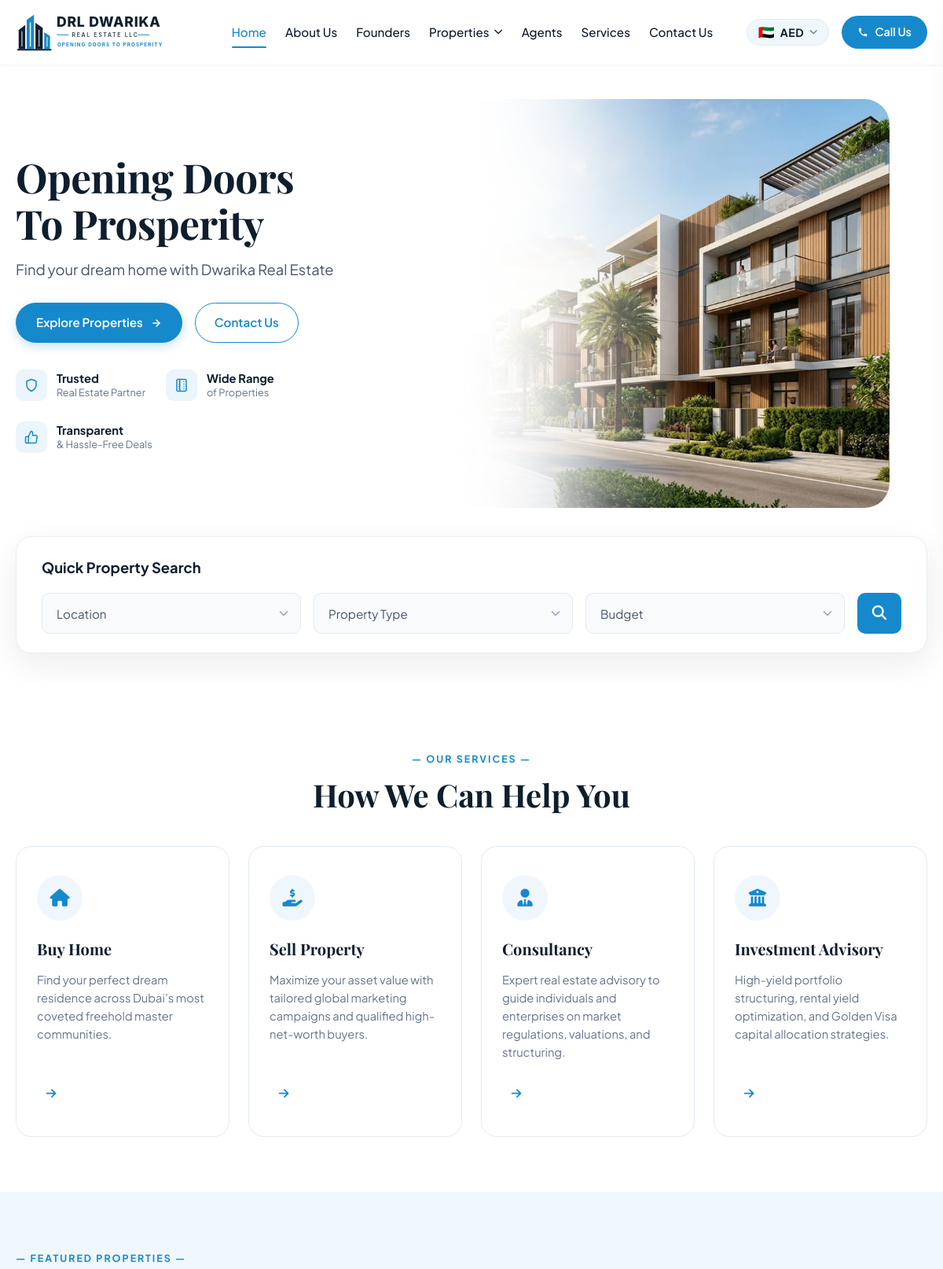
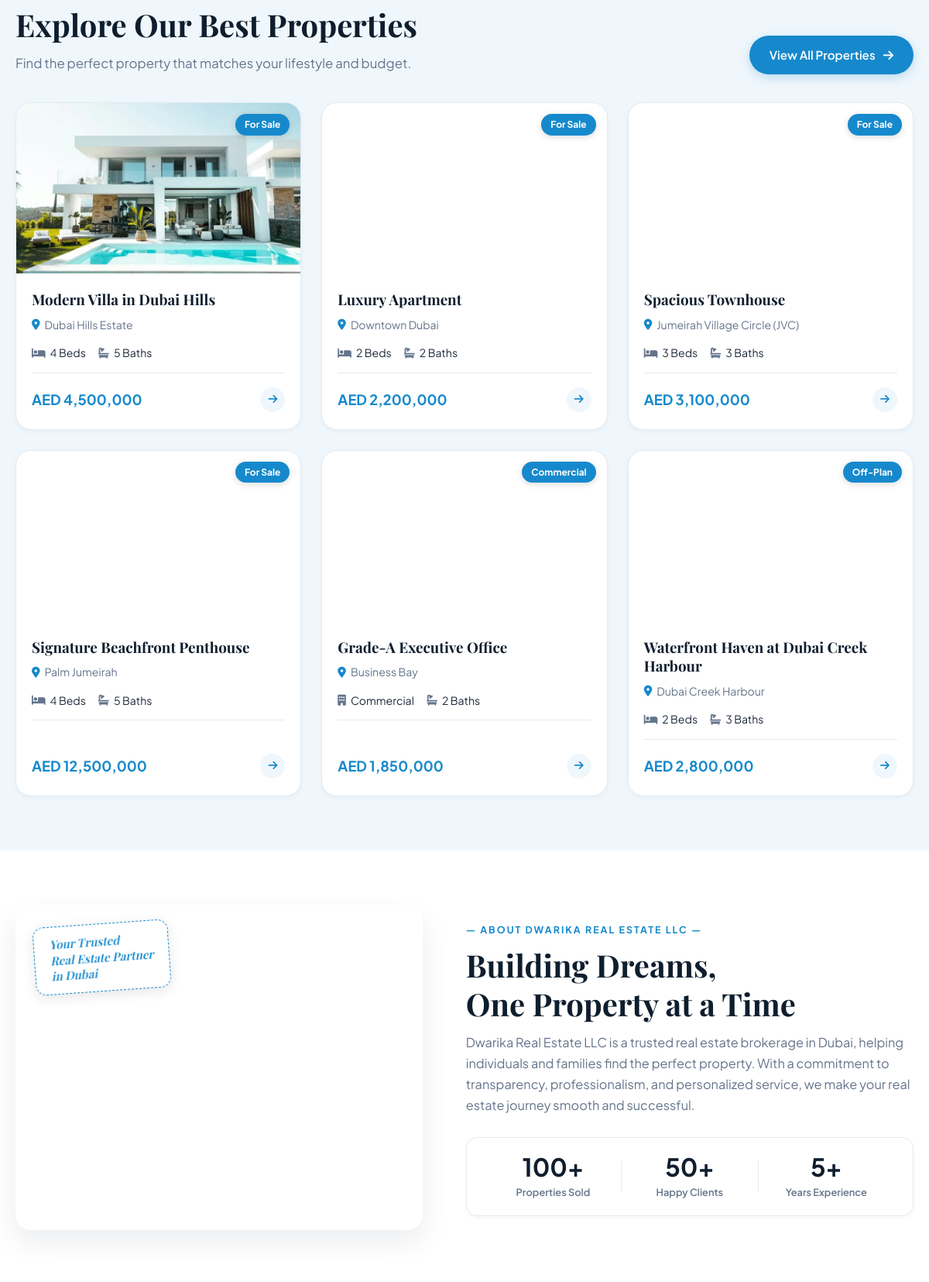
The page / (upper part) on the database its author committed (2 pictures, top to bottom).
### tables this page shows
CREATE TABLE `services` (
  `id` INT UNSIGNED AUTO_INCREMENT PRIMARY KEY,
  `title` VARCHAR(150) NOT NULL,
  `slug` VARCHAR(191) NOT NULL UNIQUE,
  `short_desc` TEXT NOT NULL,
  `full_desc` LONGTEXT NOT NULL,
  `icon` VARCHAR(60) NOT NULL DEFAULT 'fa-briefcase',
  `benefits` TEXT NULL,
  `process` TEXT NULL,
  `sort_order` INT NOT NULL DEFAULT 0,
  `is_active` TINYINT(1) NOT NULL DEFAULT 1,
  `meta_title` VARCHAR(255) NULL,
  `meta_description` TEXT NULL,
  `created_at` DATETIME NOT NULL DEFAULT CURRENT_TIMESTAMP,
  `updated_at` DATETIME NOT NULL DEFAULT CURRENT_TIMESTAMP ON UPDATE CURRENT_TIMESTAMP,
  INDEX `idx_services_active` (`is_active`, `sort_order`)
);

CREATE TABLE `properties` (
  `id` INT UNSIGNED AUTO_INCREMENT PRIMARY KEY,
  `title` VARCHAR(255) NOT NULL,
  `slug` VARCHAR(191) NOT NULL UNIQUE,
  `reference_code` VARCHAR(50) NOT NULL UNIQUE,
  `description` LONGTEXT NOT NULL,
  `price` DECIMAL(15, 2) NOT NULL DEFAULT 0.00,
  `currency` VARCHAR(10) NOT NULL DEFAULT 'AED',
  `price_prefix` VARCHAR(50) NULL COMMENT 'e.g. Starting from, Call for Price',
  `bedrooms` INT NOT NULL DEFAULT 0,
  `bathrooms` INT NOT NULL DEFAULT 0,
  `area_sqft` DECIMAL(10, 2) NOT NULL DEFAULT 0.00,
  `listing_type` ENUM('sale', 'rent', 'off-plan', 'commercial') NOT NULL DEFAULT 'sale',
  `property_type_id` INT UNSIGNED NOT NULL,
  `location_id` INT UNSIGNED NOT NULL,
  `agent_id` INT UNSIGNED NULL,
  `address` VARCHAR(255) NULL,
  `status` ENUM('published', 'draft', 'sold', 'rented', 'archived') NOT NULL DEFAULT 'published',
  `is_featured` TINYINT(1) NOT NULL DEFAULT 0,
  `featured_image` VARCHAR(255) NOT NULL,
  `virtual_tour_url` VARCHAR(255) NULL,
  `rera_permit` VARCHAR(100) NULL,
  `completion_year` VARCHAR(30) NULL,
  `furnished_status` ENUM('furnished', 'semi-furnished', 'unfurnished') NOT NULL DEFAULT 'unfurnished',
  `meta_title` VARCHAR(255) NULL,
  `meta_description` TEXT NULL,
  `views_count` INT UNSIGNED NOT NULL DEFAULT 0,
  `created_at` DATETIME NOT NULL DEFAULT CURRENT_TIMESTAMP,
  `updated_at` DATETIME NOT NULL DEFAULT CURRENT_TIMESTAMP ON UPDATE CURRENT_TIMESTAMP,
  CONSTRAINT `fk_properties_type` FOREIGN KEY (`property_type_id`) REFERENCES `property_types` (`id`) ON DELETE RESTRICT,
  CONSTRAINT `fk_properties_location` FOREIGN KEY (`location_id`) REFERENCES `locations` (`id`) ON DELETE RESTRICT,
  CONSTRAINT `fk_properties_agent` FOREIGN KEY (`agent_id`) REFERENCES `agents` (`id`) ON DELETE SET NULL,
  INDEX `idx_properties_status` (`status`),
  INDEX `idx_properties_listing_type` (`listing_type`),
  INDEX `idx_properties_featured` (`is_featured`),
  INDEX `idx_properties_agent` (`agent_id`),
  INDEX `idx_properties_price` (`price`),
  INDEX `idx_properties_bedrooms` (`bedrooms`),
  INDEX `idx_properties_created` (`created_at`)
);

CREATE TABLE `locations` (
  `id` INT UNSIGNED AUTO_INCREMENT PRIMARY KEY,
  `name` VARCHAR(150) NOT NULL,
  `slug` VARCHAR(191) NOT NULL UNIQUE,
  `city` VARCHAR(100) NOT NULL DEFAULT 'Dubai',
  `emirate` VARCHAR(100) NOT NULL DEFAULT 'Dubai',
  `description` TEXT NULL,
  `highlights` TEXT NULL,
  `is_featured` TINYINT(1) NOT NULL DEFAULT 0,
  `image_url` VARCHAR(255) NULL,
  `meta_title` VARCHAR(255) NULL,
  `meta_description` TEXT NULL,
  `created_at` DATETIME NOT NULL DEFAULT CURRENT_TIMESTAMP,
  `updated_at` DATETIME NOT NULL DEFAULT CURRENT_TIMESTAMP ON UPDATE CURRENT_TIMESTAMP,
  INDEX `idx_locations_featured` (`is_featured`),
  INDEX `idx_locations_city` (`city`)
);

### app/Views/components/property-card.php (the view)
<?php
$badgeText = match($property['listing_type']) {
    'rent'       => 'For Rent',
    'off-plan'   => 'Off-Plan',
    'commercial' => 'Commercial',
    default      => 'For Sale'
};
$image = !empty($property['featured_image']) ? $property['featured_image'] : '/assets/images/villa-dubai-hills.jpg';
$webpImage = preg_replace('/\.(jpg|jpeg|png)$/i', '.webp', $image);
$beds = (int)($property['bedrooms'] ?? 0);
$baths = (int)($property['bathrooms'] ?? 0);
$locationName = $property['location_name'] ?? 'Dubai, UAE';
?>
<article class="property-card" data-id="<?= e((string)$property['id']) ?>">
  <div class="property-card-media">
    <a href="/property/<?= e($property['slug']) ?>" class="property-card-link" aria-label="<?= e($property['title']) ?>">
      <picture>
        <source srcset="<?= e($webpImage) ?>" type="image/webp">
        <img src="<?= e($image) ?>" alt="<?= e($property['title']) ?>" loading="lazy" decoding="async" width="380" height="240" class="property-card-img">
      </picture>
    </a>
    <span class="property-badge"><?= e($badgeText) ?></span>
  </div>
  <div class="property-card-body">
    <h3 class="property-card-title">
      <a href="/property/<?= e($property['slug']) ?>">
        <?= e($property['title']) ?>
      </a>
    </h3>
    <div class="property-card-location">
      <i class="fa-solid fa-location-dot"></i>
      <span><?= e($locationName) ?></span>
    </div>
    <div class="property-card-specs">
      <?php if ($beds > 0): ?>
        <span class="spec-item"><i class="fa-solid fa-bed"></i> <?= $beds ?> Beds</span>
      <?php else: ?>
        <span class="spec-item"><i class="fa-solid fa-building"></i> Commercial</span>
      <?php endif; ?>
      <?php if ($baths > 0): ?>
        <span class="spec-item"><i class="fa-solid fa-bath"></i> <?= $baths ?> Baths</span>
      <?php endif; ?>
    </div>
    <div class="property-card-footer">
      <div class="property-price">
        <?= format_price($property['price'], $property['currency'] ?? 'AED') ?>
      </div>
      <a href="/property/<?= e($property['slug']) ?>" class="property-arrow-link" aria-label="View details for <?= e($property['title']) ?>">
        <i class="fa-solid fa-arrow-right"></i>
      </a>
    </div>
  </div>
</article>

### app/Core/Router.php (shortened to what the rows shown need)
<?php
class Router
{
    private array $routes = [];
    private function addRoute(string $method, string $path, string|callable $handler, array $middlewares = []): self
    {
        $this->routes[] = [
            'method'      => $method,
            'path'        => '/' . trim($path, '/'),
            'handler'     => $handler,
            'middlewares' => $middlewares
        ];
        return $this;
    }
    public function dispatch(string $method, string $uri): void
    {
        $parsedUri = parse_url($uri, PHP_URL_PATH);
        $cleanUri = '/' . trim($parsedUri, '/');
        foreach ($this->routes as $route) {
            $pattern = preg_replace('/\{([a-zA-Z0-9_]+)\}/', '(?P<$1>[^/]+)', $route['path']);
            $pattern = '#^' . $pattern . '$#';
            if (preg_match($pattern, $cleanUri, $matches)) {
                $params = array_filter($matches, 'is_string', ARRAY_FILTER_USE_KEY);
                if (is_string($route['handler']) && str_contains($route['handler'], '@')) {
                    [$controllerName, $action] = explode('@', $route['handler']);
                    $controllerInstance = new $controllerClass();
                    call_user_func_array([$controllerInstance, $action], $params);
                    return;
                }
            }
        }
    }
}

### app/Views/frontend/home.php (shortened to what the rows shown need)
<section class="hero-section">
  <div class="container hero-container">
    <div class="hero-content">
      <h1 class="hero-title">
        Opening Doors<br>
        To Prosperity
      </h1>
      <p class="hero-subtitle">
        Find your dream home with Dwarika Real Estate
      </p>
      <div class="hero-cta-group">
        <a href="/properties" class="btn-primary-pill" id="btnHeroExplore">
          <span>Explore Properties</span>
          <svg width="14" height="14" viewBox="0 0 24 24" fill="none" stroke="currentColor" stroke-width="2.5" stroke-linecap="round" stroke-linejoin="round" aria-hidden="true"><line x1="5" y1="12" x2="19" y2="12"></line><polyline points="12 5 19 12 12 19"></polyline></svg>
        </a>
        <a href="/contact-us" class="btn-outline-pill" id="btnHeroContact">
          <span>Contact Us</span>
        </a>
      </div>
      <div class="hero-trust-badges">
        <div class="trust-badge-item">
          <div class="trust-icon">
            <svg width="18" height="18" viewBox="0 0 24 24" fill="none" stroke="currentColor" stroke-width="2" stroke-linecap="round" stroke-linejoin="round" aria-hidden="true"><path d="M12 22s8-4 8-10V5l-8-3-8 3v7c0 6 8 10 8 10z"></path></svg>
          </div>
          <div class="trust-text">
            <strong>Trusted</strong>
            <span>Real Estate Partner</span>
          </div>
        </div>
        <div class="trust-badge-item">
          <div class="trust-icon">
          </div>
          <div class="trust-text">
            <strong>Wide Range</strong>
            <span>of Properties</span>
          </div>
        </div>
        <div class="trust-badge-item">
          <div class="trust-icon">
            <svg width="18" height="18" viewBox="0 0 24 24" fill="none" stroke="currentColor" stroke-width="2" stroke-linecap="round" stroke-linejoin="round" aria-hidden="true"><path d="M14 9V5a3 3 0 0 0-3-3l-4 9v11h11.28a2 2 0 0 0 2-1.7l1.38-9a2 2 0 0 0-2-2.3zM7 22H4a2 2 0 0 1-2-2v-7a2 2 0 0 1 2-2h3"></path></svg>
          </div>
          <div class="trust-text">
            <strong>Transparent</strong>
            <span>&amp; Hassle-Free Deals</span>
          </div>
        </div>
      </div>
    </div>
    <div class="hero-media-wrap">
      <div class="hero-image-card">
        <picture>
          <source media="(max-width: 768px)" srcset="/assets/images/hero-building-mobile-v3.webp" type="image/webp">
          <source media="(min-width: 769px)" srcset="/assets/images/hero-building-v3.webp" type="image/webp">
          <img src="/assets/images/hero-building-mobile-v3.webp" alt="Luxury Dubai Residences - DRL Dwarika Real Estate" width="480" height="360" class="hero-img" fetchpriority="high" decoding="async">
        </picture>
      </div>
    </div>
  </div>
  <div class="container search-container-wrap">
  </div>
</section>
<section class="services-section section-padding">
  <div class="container">
    <div class="section-header text-center">
      <span class="section-badge">— OUR SERVICES —</span>
      <h2 class="section-title">How We Can Help You</h2>
    </div>
    <div class="services-grid">
      <?php foreach ($services as $service): ?>
        <?php \App\Core\View::component('service-card', ['service' => $service]); ?>
      <?php endforeach; ?>
    </div>
  </div>
</section>
<section class="featured-section section-padding surface-bg">
  <div class="container">
    <div class="featured-header-row">
      <div class="header-left">
        <span class="section-badge">— FEATURED PROPERTIES —</span>
        <h2 class="section-title">Explore Our Best Properties</h2>
        <p class="section-desc">Find the perfect property that matches your lifestyle and budget.</p>
      </div>
      <div class="header-right">
        <a href="/properties" class="btn-primary-pill btn-view-all" id="btnViewAllProps">
          <span>View All Properties</span>
          <i class="fa-solid fa-arrow-right"></i>
        </a>
      </div>
    </div>
    <div class="properties-grid">
      <?php if (!empty($featuredProperties)): ?>
        <?php foreach ($featuredProperties as $prop): ?>
          <?php \App\Core\View::component('property-card', ['property' => $prop]); ?>
        <?php endforeach; ?>
      <?php else: ?>
        <p class="text-muted">No featured properties currently available. Check back soon!</p>
      <?php endif; ?>
    </div>
  </div>
</section>
<section class="about-section section-padding">
  <div class="container about-container">
    <div class="about-media-col">
      <div class="about-image-card">
        <picture>
          <source srcset="/assets/images/burj-skyline.webp" type="image/webp">
          <img src="/assets/images/burj-skyline.jpg" alt="Dubai Downtown Skyline - Burj Khalifa" width="560" height="380" class="about-img" loading="lazy" decoding="async">
        </picture>
        <div class="handwritten-sticker">
          <span>Your Trusted<br>Real Estate Partner<br>in Dubai</span>
        </div>
      </div>
    </div>
    <div class="about-text-col">
      <span class="section-badge">— ABOUT DWARIKA REAL ESTATE LLC —</span>
      <h2 class="section-title">Building Dreams,<br>One Property at a Time</h2>
      <p class="about-paragraph">
        Dwarika Real Estate LLC is a trusted real estate brokerage in Dubai, helping individuals and families find the perfect property. With a commitment to transparency, professionalism, and personalized service, we make your real estate journey smooth and successful.
      </p>
      <div class="about-stats-row">
        <div class="stat-card">
          <div class="stat-number"><?= e($settings['stat_properties_sold'] ?? '100+') ?></div>
          <div class="stat-label">Properties Sold</div>
        </div>
        <div class="stat-card">
          <div class="stat-number"><?= e($settings['stat_happy_clients'] ?? '50+') ?></div>
          <div class="stat-label">Happy Clients</div>
        </div>
        <div class="stat-card">
          <div class="stat-number"><?= e($settings['stat_years_experience'] ?? '5+') ?></div>
          <div class="stat-label">Years Experience</div>
        </div>
      </div>
    </div>
  </div>
</section>

### app/Views/components/service-card.php
<?php
$iconClass = match($service['slug']) {
    'buy-property'         => 'fa-solid fa-house',
    'sell-property'        => 'fa-solid fa-hand-holding-dollar',
    'property-consultancy' => 'fa-solid fa-user-tie',
    'investment-advisory'  => 'fa-solid fa-building-columns',
    default                => 'fa-solid fa-briefcase'
};
?>
<div class="service-card">
  <div class="service-icon-circle">
    <i class="<?= $iconClass ?>"></i>
  </div>
  <h3 class="service-title"><?= e($service['title']) ?></h3>
  <p class="service-desc">
    <?= e($service['short_desc']) ?>
  </p>
  <a href="/services/<?= e($service['slug']) ?>" class="service-arrow-link" aria-label="Learn more about <?= e($service['title']) ?>">
    <i class="fa-solid fa-arrow-right"></i>
  </a>
</div>

### app/Core/helpers.php (shortened to what the rows shown need)
<?php
if (!function_exists('e')) {
    function e(?string $string): string
    {
        return htmlspecialchars((string)($string ?? ''), ENT_QUOTES | ENT_SUBSTITUTE, 'UTF-8');
    }
}
if (!function_exists('format_price')) {
    function format_price(float|int|string|null $price, string $currency = 'AED', bool $wrap = true): string
    {
        $num = (float)($price ?? 0);
        $curr = trim($currency) ?: 'AED';
        $formatted = $curr . ' ' . number_format($num);
        return '<span class="price-val" data-base-price="' . $num . '" data-base-currency="' . e($curr) . '">' . e($formatted) . '</span>';
    }
}

### rows shown on the page
services: title "Buy Home", short_desc "Find your perfect dream residence across Dubai’s most coveted freehold master communities."
services: title "Sell Property", short_desc "Maximize your asset value with tailored global marketing campaigns and qualified high-net-worth buyers."
services: title "Consultancy", short_desc "Expert real estate advisory to guide individuals and enterprises on market regulations, valuations, and structuring."
services: title "Investment Advisory", short_desc "High-yield portfolio structuring, rental yield optimization, and Golden Visa capital allocation strategies."
properties: shows a picture, listing_type "For Sale", title "Modern Villa in Dubai Hills", location.name "Dubai Hills Estate", bedrooms "4", bathrooms "5"
properties: shows a picture, listing_type "For Sale", title "Luxury Apartment", location.name "Downtown Dubai", bedrooms "2", bathrooms "2"
properties: shows a picture, listing_type "For Sale", title "Spacious Townhouse", location.name "Jumeirah Village Circle (JVC)", bedrooms "3", bathrooms "3"
properties: shows a picture, listing_type "For Sale", title "Signature Beachfront Penthouse", location.name "Palm Jumeirah", bedrooms "4", bathrooms "5"
properties: shows a picture, listing_type "Commercial", title "Grade-A Executive Office", location.name "Business Bay", bedrooms 0 (drawn), bathrooms "2"
properties: shows a picture, listing_type "Off-Plan", title "Waterfront Haven at Dubai Creek Harbour", location.name "Dubai Creek Harbour", bedrooms "2", bathrooms "3"
